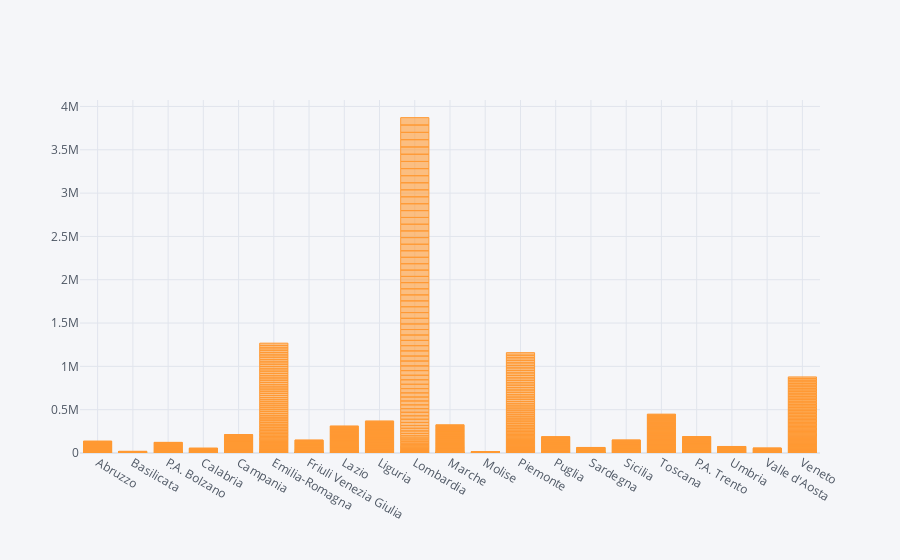

Notebook source saved alongside this figure:
### Code cell
df.iplot(kind="bar", x= 'RegionName', y= 'TotalPositiveCases')

### Figure 1 — Plotly figure (JSON) as saved in the notebook; plotly's stock layout.template omitted (floating-point values rounded to 4 significant figures; data arrays with more than 128 entries replaced by an {"elided": "..."} marker saying what was removed)
{"data": [{"marker": {"color": "rgba(255, 153, 51, 0.6)", "line": {"color": "rgba(255, 153, 51, 1.0)", "width": 1}}, "name": "TotalPositiveCases", "orientation": "v", "text": "", "type": "bar", "x": {"elided": "1785 str values"}, "y": {"elided": "1785 int values"}}], "layout": {"legend": {"bgcolor": "#F5F6F9", "font": {"color": "#4D5663"}}, "paper_bgcolor": "#F5F6F9", "plot_bgcolor": "#F5F6F9", "title": {"font": {"color": "#4D5663"}}, "xaxis": {"gridcolor": "#E1E5ED", "showgrid": true, "tickfont": {"color": "#4D5663"}, "title": {"font": {"color": "#4D5663"}, "text": ""}, "zerolinecolor": "#E1E5ED"}, "yaxis": {"gridcolor": "#E1E5ED", "showgrid": true, "tickfont": {"color": "#4D5663"}, "title": {"font": {"color": "#4D5663"}, "text": ""}, "zerolinecolor": "#E1E5ED"}}}
